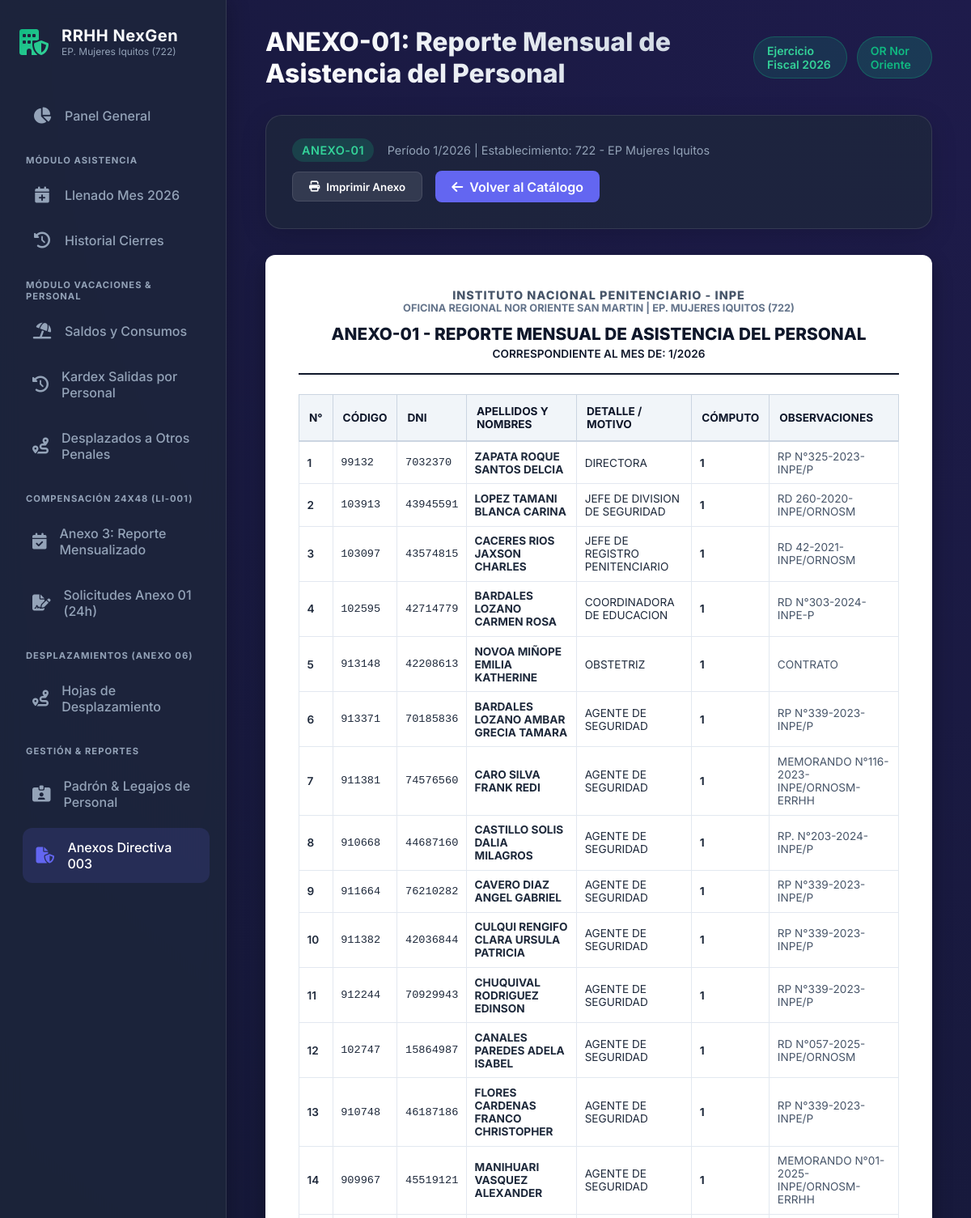
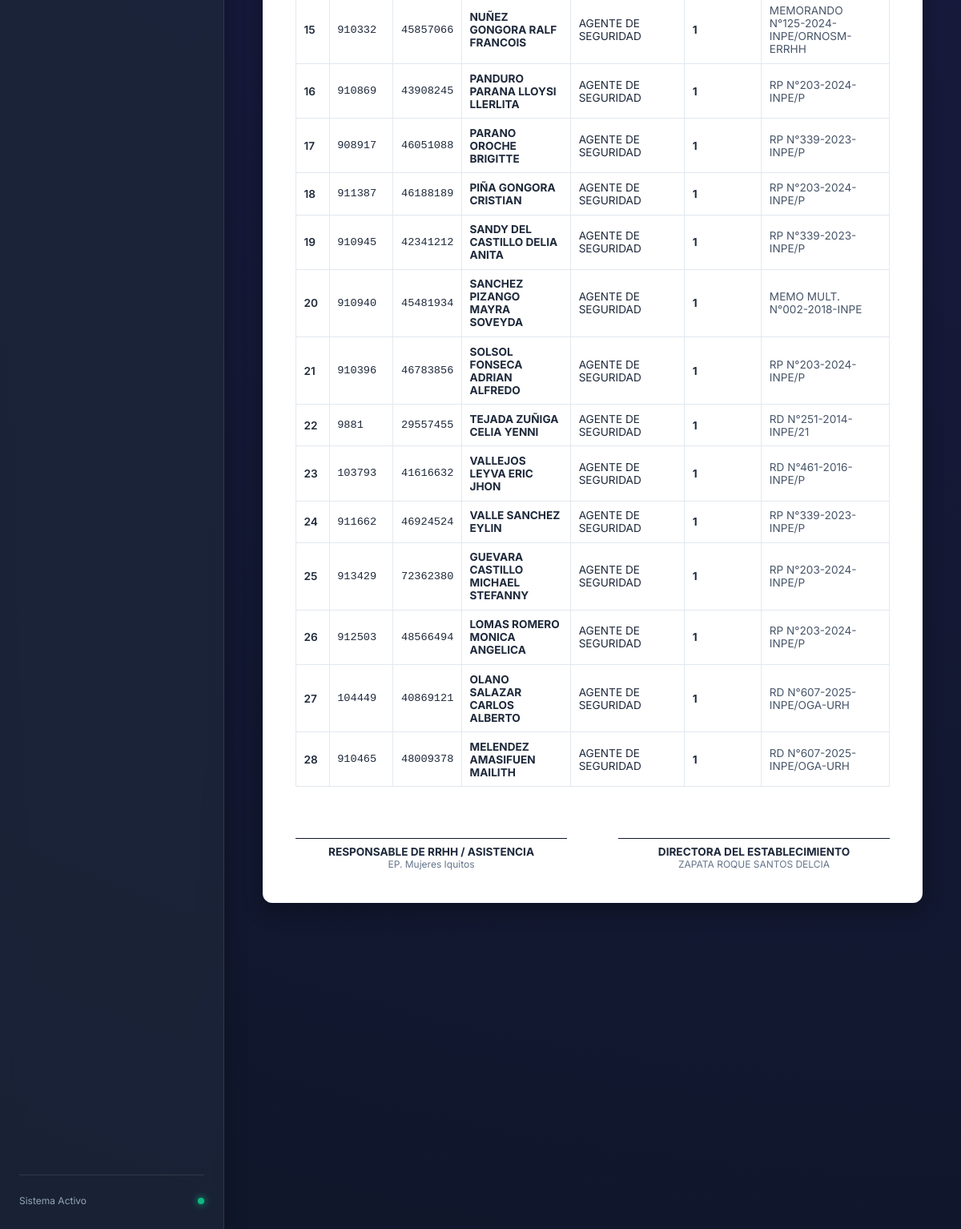
The page /reportes/anexo/1?anio=2026&mes=1 on the database its author committed (2 pictures, top to bottom).
### tables this page shows
CREATE TABLE asistencia_mensual_personal (
    id_asistencia INTEGER PRIMARY KEY AUTOINCREMENT,
    id_reporte INTEGER NOT NULL,
    id_empleado INTEGER NOT NULL,
    id_regimen INTEGER,
    nivel VARCHAR(20),                           -- Ej: 'T1', 'T2', 'S1', 'STF', 'SNR'
    cargo_estructural VARCHAR(200),              -- Ej: 'AGENTE DE SEGURIDAD II'
    estado_laboral VARCHAR(50) DEFAULT 'ACTIVO', -- 'ACTIVO', 'ABANDONO', 'EXTINCION CONTRATO'
    modalidad_laboral VARCHAR(50) DEFAULT 'PRESENCIAL', -- 'PRESENCIAL', 'NO APLICA'
    direccion_oficina VARCHAR(100),              -- Ej: 'DIRECCION', 'SEGURIDAD PENITENCIARIA'
    jefatura_area VARCHAR(100),                  -- Ej: 'SEGURIDAD PENITENCIARIA', 'TRATAMIENTO'
    cargo_funcion VARCHAR(100),                  -- Ej: 'DIRECTORA', 'AGENTE DE SEGURIDAD'
    area_clasificacion VARCHAR(10),              -- 'ADM', 'SEG', 'TRA'
    horario_laboral VARCHAR(50),                 -- '08:00 - 17:00', '24 x 48'
    fecha_ingreso_eepp DATE,
    resolucion_documento VARCHAR(250),
    observaciones TEXT,
    FOREIGN KEY (id_reporte) REFERENCES reportes_cierre_mensual(id_reporte) ON DELETE CASCADE,
    FOREIGN KEY (id_empleado) REFERENCES empleados(id_empleado),
    FOREIGN KEY (id_regimen) REFERENCES regimenes_laborales(id_regimen)
);

CREATE TABLE empleados (
    id_empleado INTEGER PRIMARY KEY AUTOINCREMENT,
    codigo_servidor VARCHAR(20) UNIQUE NOT NULL, -- Ej: '099132', '103097'
    dni VARCHAR(15) UNIQUE,                      -- DNI (8 dígitos)
    apellidos_nombres VARCHAR(200) NOT NULL,
    created_at TIMESTAMP DEFAULT CURRENT_TIMESTAMP
, grupo_guardia_default INTEGER DEFAULT 1, sexo TEXT, fecha_nacimiento DATE, correo TEXT, id_regimen INTEGER, regimen_nombre TEXT, nivel TEXT, cargo_estructural TEXT, estado_laboral TEXT, modalidad_laboral TEXT, direccion_oficina TEXT, jefatura_area TEXT, cargo_funcion TEXT, area_clasificacion TEXT, horario_laboral TEXT, fecha_ingreso_eepp DATE, resolucion_documento TEXT, observaciones TEXT, fecha_ingreso_inpe DATE);

### app/modules/reportes/router.py (the view)
@router.get("/anexo/{id_anexo}", response_class=HTMLResponse)
async def ver_anexo(request: Request, id_anexo: int, anio: int = 2026, mes: int = 1):
    catalogo = ReportesService.get_catalogo_anexos()
    anexo_info = next((a for a in catalogo if a["id"] == id_anexo), None)
    detalle = ReportesService.obtener_datos_anexo(id_anexo=id_anexo, anio=anio, mes=mes)
    return templates.TemplateResponse(
        request=request,
        name="reportes/detalle_anexo.html",
        context={
            "anexo": anexo_info,
            "detalle": detalle,
            "anio": anio,
            "mes": mes
        }
    )

### app/templates/reportes/detalle_anexo.html (shortened to what this page needs)
{% extends "base.html" %}
{% block header_title %}{{ anexo.codigo }}: {{ anexo.titulo }}{% endblock %}
{% block content %}
<div style="display: flex; flex-direction: column; gap: 2rem;">
    <div class="table-container" style="display: flex; justify-content: space-between; align-items: center; flex-wrap: wrap; gap: 1rem;">
        <div>
            <span class="badge badge-success" style="font-size: 0.9rem;">{{ anexo.codigo }}</span>
            <span style="font-size: 0.9rem; color: var(--text-muted); margin-left: 0.75rem;">Período {{ mes }}/{{ anio }} | Establecimiento: 722 - EP Mujeres Iquitos</span>
        </div>
        <div style="display: flex; gap: 1rem; align-items: center;">
            <button onclick="window.print()" style="background: rgba(255,255,255,0.1); color: #fff; border: 1px solid var(--border-color); border-radius: 8px; padding: 0.6rem 1.25rem; font-weight: 600; cursor: pointer; display: flex; align-items: center; gap: 0.5rem;">
                <i class="fa-solid fa-print"></i> Imprimir Anexo
            </button>
            <a href="/reportes" style="background: var(--primary); color: #fff; text-decoration: none; border-radius: 8px; padding: 0.6rem 1.25rem; font-weight: 600; display: flex; align-items: center; gap: 0.5rem;">
                <i class="fa-solid fa-arrow-left"></i> Volver al Catálogo
            </a>
        </div>
    </div>
    <div class="table-container" style="background: #ffffff; color: #1e293b; padding: 2.5rem; border-radius: 12px; box-shadow: 0 10px 25px rgba(0,0,0,0.3);">
        <div style="text-align: center; border-bottom: 2px solid #0f172a; padding-bottom: 1rem; margin-bottom: 1.5rem;">
            <div style="font-weight: 800; font-size: 0.9rem; letter-spacing: 1px; color: #475569;">INSTITUTO NACIONAL PENITENCIARIO - INPE</div>
            <div style="font-weight: 700; font-size: 0.8rem; color: #64748b;">OFICINA REGIONAL NOR ORIENTE SAN MARTIN | EP. MUJERES IQUITOS (722)</div>
            <h2 style="font-size: 1.3rem; font-weight: 800; color: #0f172a; margin-top: 0.75rem; text-transform: uppercase;">{{ anexo.codigo }} - {{ anexo.titulo }}</h2>
            <div style="font-size: 0.85rem; font-weight: 600; color: #0f172a; margin-top: 0.25rem;">CORRESPONDIENTE AL MES DE: {{ mes }}/{{ anio }}</div>
        </div>
        {% if detalle.datos %}
        <table style="width: 100%; border-collapse: collapse; margin-top: 1rem; font-size: 0.85rem;">
            <thead>
                <tr style="background: #f1f5f9; color: #0f172a; border-bottom: 2px solid #cbd5e1; text-align: left;">
                    <th style="padding: 0.75rem; border: 1px solid #cbd5e1;">N°</th>
                    <th style="padding: 0.75rem; border: 1px solid #cbd5e1;">CÓDIGO</th>
                    <th style="padding: 0.75rem; border: 1px solid #cbd5e1;">DNI</th>
                    <th style="padding: 0.75rem; border: 1px solid #cbd5e1;">APELLIDOS Y NOMBRES</th>
                    <th style="padding: 0.75rem; border: 1px solid #cbd5e1;">DETALLE / MOTIVO</th>
                    <th style="padding: 0.75rem; border: 1px solid #cbd5e1;">CÓMPUTO</th>
                    <th style="padding: 0.75rem; border: 1px solid #cbd5e1;">OBSERVACIONES</th>
                </tr>
            </thead>
            <tbody>
                {% for d in detalle.datos %}
                <tr style="border-bottom: 1px solid #e2e8f0;">
                    <td style="padding: 0.6rem; border: 1px solid #e2e8f0; font-weight: 600;">{{ loop.index }}</td>
                    <td style="padding: 0.6rem; border: 1px solid #e2e8f0; font-family: monospace;">{{ d.codigo_servidor }}</td>
                    <td style="padding: 0.6rem; border: 1px solid #e2e8f0; font-family: monospace;">{{ d.dni or '-' }}</td>
                    <td style="padding: 0.6rem; border: 1px solid #e2e8f0; font-weight: 700;">{{ d.apellidos_nombres }}</td>
                    <td style="padding: 0.6rem; border: 1px solid #e2e8f0;">{{ d.tipo or d.periodo or d.area or 'Registro Asistencia' }}</td>
                    <td style="padding: 0.6rem; border: 1px solid #e2e8f0; font-weight: 700;">
                        {% if d.dias %}{{ d.dias }} DÍAS{% elif d.tardanzas_min %}{{ d.tardanzas_min }} MIN{% elif d.minutos %}{{ d.minutos }} MIN{% else %}1{% endif %}
                    </td>
                    <td style="padding: 0.6rem; border: 1px solid #e2e8f0; color: #475569;">{{ d.observaciones or '-' }}</td>
                </tr>
                {% endfor %}
            </tbody>
        </table>
        {% else %}
        <div style="padding: 2.5rem; text-align: center; color: #64748b;">
            <p>No se registran incidencias en este anexo para el período seleccionado.</p>
        </div>
        {% endif %}
        <div style="margin-top: 4rem; display: grid; grid-template-columns: 1fr 1fr; gap: 4rem; text-align: center;">
            <div style="border-top: 1px solid #0f172a; padding-top: 0.5rem;">
                <div style="font-weight: 700; font-size: 0.85rem;">RESPONSABLE DE RRHH / ASISTENCIA</div>
                <div style="font-size: 0.75rem; color: #64748b;">EP. Mujeres Iquitos</div>
            </div>
            <div style="border-top: 1px solid #0f172a; padding-top: 0.5rem;">
                <div style="font-weight: 700; font-size: 0.85rem;">DIRECTORA DEL ESTABLECIMIENTO</div>
                <div style="font-size: 0.75rem; color: #64748b;">ZAPATA ROQUE SANTOS DELCIA</div>
            </div>
        </div>
    </div>
</div>
{% endblock %}

### app/static/premium.css (style rules this page uses)
:root { --primary: #6366f1; --primary-hover: #4f46e5; --secondary: #10b981; --bg-dark: #0f172a; --bg-panel: rgba(30, 41, 59, 0.7); --text-main: #f8fafc; --text-muted: #94a3b8; --border-color: rgba(255, 255, 255, 0.1); --danger: #ef4444; --warning: #f59e0b; }
* { margin: 0; padding: 0; box-sizing: border-box; font-family: 'Inter', system-ui, sans-serif; }
body { background: radial-gradient(circle at top right, #1e1b4b, #0f172a); color: var(--text-main); min-height: 100vh; display: flex; overflow-x: hidden; }
.table-container { background: var(--bg-panel); backdrop-filter: blur(10px); border: 1px solid var(--border-color); border-radius: 20px; padding: 2rem; box-shadow: 0 8px 32px rgba(0,0,0,0.15); }
.badge { padding: 0.35rem 0.75rem; border-radius: 999px; font-size: 0.75rem; font-weight: 600; text-transform: uppercase; letter-spacing: 0.5px; }
.badge-success { background: rgba(16, 185, 129, 0.2); color: #34d399; }

### rows shown on the page
asistencia_mensual_personal: codigo_servidor "99132", dni "7032370", apellidos_nombres "ZAPATA ROQUE SANTOS DELCIA", cargo_funcion "DIRECTORA", resolucion_documento "RP N°325-2023-INPE/P"
asistencia_mensual_personal: codigo_servidor "103913", dni "43945591", apellidos_nombres "LOPEZ TAMANI BLANCA CARINA", cargo_funcion "JEFE DE DIVISION DE SEGURIDAD", resolucion_documento "RD 260-2020-INPE/ORNOSM"
asistencia_mensual_personal: codigo_servidor "103097", dni "43574815", apellidos_nombres "CACERES RIOS JAXSON CHARLES", cargo_funcion "JEFE DE REGISTRO PENITENCIARIO", resolucion_documento "RD 42-2021-INPE/ORNOSM"
asistencia_mensual_personal: codigo_servidor "102595", dni "42714779", apellidos_nombres "BARDALES LOZANO CARMEN ROSA", cargo_funcion "COORDINADORA DE EDUCACION", resolucion_documento "RD N°303-2024-INPE-P"
asistencia_mensual_personal: codigo_servidor "913148", dni "42208613", apellidos_nombres "NOVOA MIÑOPE EMILIA KATHERINE", cargo_funcion "OBSTETRIZ", resolucion_documento "CONTRATO"
asistencia_mensual_personal: codigo_servidor "913371", dni "70185836", apellidos_nombres "BARDALES LOZANO AMBAR GRECIA TAMARA", cargo_funcion "AGENTE DE SEGURIDAD", resolucion_documento "RP N°339-2023-INPE/P"
asistencia_mensual_personal: codigo_servidor "911381", dni "74576560", apellidos_nombres "CARO SILVA FRANK REDI", cargo_funcion "AGENTE DE SEGURIDAD", resolucion_documento "MEMORANDO N°116-2023-INPE/ORNOSM-ERRHH"
asistencia_mensual_personal: codigo_servidor "910668", dni "44687160", apellidos_nombres "CASTILLO SOLIS DALIA MILAGROS", cargo_funcion "AGENTE DE SEGURIDAD", resolucion_documento "RP. N°203-2024-INPE/P"
asistencia_mensual_personal: codigo_servidor "911664", dni "76210282", apellidos_nombres "CAVERO DIAZ ANGEL GABRIEL", cargo_funcion "AGENTE DE SEGURIDAD", resolucion_documento "RP N°339-2023-INPE/P"
asistencia_mensual_personal: codigo_servidor "911382", dni "42036844", apellidos_nombres "CULQUI RENGIFO CLARA URSULA PATRICIA", cargo_funcion "AGENTE DE SEGURIDAD", resolucion_documento "RP N°339-2023-INPE/P"
asistencia_mensual_personal: codigo_servidor "912244", dni "70929943", apellidos_nombres "CHUQUIVAL RODRIGUEZ EDINSON", cargo_funcion "AGENTE DE SEGURIDAD", resolucion_documento "RP N°339-2023-INPE/P"
asistencia_mensual_personal: codigo_servidor "102747", dni "15864987", apellidos_nombres "CANALES PAREDES ADELA ISABEL", cargo_funcion "AGENTE DE SEGURIDAD", resolucion_documento "RD N°057-2025-INPE/ORNOSM"
asistencia_mensual_personal: codigo_servidor "910748", dni "46187186", apellidos_nombres "FLORES CARDENAS FRANCO CHRISTOPHER", cargo_funcion "AGENTE DE SEGURIDAD", resolucion_documento "RP N°339-2023-INPE/P"
asistencia_mensual_personal: codigo_servidor "909967", dni "45519121", apellidos_nombres "MANIHUARI VASQUEZ ALEXANDER", cargo_funcion "AGENTE DE SEGURIDAD", resolucion_documento "MEMORANDO N°01-2025-INPE/ORNOSM-ERRHH"
asistencia_mensual_personal: codigo_servidor "910332", dni "45857066", apellidos_nombres "NUÑEZ GONGORA RALF FRANCOIS", cargo_funcion "AGENTE DE SEGURIDAD", resolucion_documento "MEMORANDO N°125-2024-INPE/ORNOSM-ERRHH"
asistencia_mensual_personal: codigo_servidor "910869", dni "43908245", apellidos_nombres "PANDURO PARANA LLOYSI LLERLITA", cargo_funcion "AGENTE DE SEGURIDAD", resolucion_documento "RP N°203-2024-INPE/P"
asistencia_mensual_personal: codigo_servidor "908917", dni "46051088", apellidos_nombres "PARANO OROCHE BRIGITTE", cargo_funcion "AGENTE DE SEGURIDAD", resolucion_documento "RP N°339-2023-INPE/P"
asistencia_mensual_personal: codigo_servidor "911387", dni "46188189", apellidos_nombres "PIÑA GONGORA CRISTIAN", cargo_funcion "AGENTE DE SEGURIDAD", resolucion_documento "RP N°203-2024-INPE/P"
asistencia_mensual_personal: codigo_servidor "910945", dni "42341212", apellidos_nombres "SANDY DEL CASTILLO DELIA ANITA", cargo_funcion "AGENTE DE SEGURIDAD", resolucion_documento "RP N°339-2023-INPE/P"
asistencia_mensual_personal: codigo_servidor "910940", dni "45481934", apellidos_nombres "SANCHEZ PIZANGO MAYRA SOVEYDA", cargo_funcion "AGENTE DE SEGURIDAD", resolucion_documento "MEMO MULT. N°002-2018-INPE"
asistencia_mensual_personal: codigo_servidor "910396", dni "46783856", apellidos_nombres "SOLSOL FONSECA ADRIAN ALFREDO", cargo_funcion "AGENTE DE SEGURIDAD", resolucion_documento "RP N°203-2024-INPE/P"
asistencia_mensual_personal: codigo_servidor "9881", dni "29557455", apellidos_nombres "TEJADA ZUÑIGA CELIA YENNI", cargo_funcion "AGENTE DE SEGURIDAD", resolucion_documento "RD N°251-2014-INPE/21"
asistencia_mensual_personal: codigo_servidor "103793", dni "41616632", apellidos_nombres "VALLEJOS LEYVA ERIC JHON", cargo_funcion "AGENTE DE SEGURIDAD", resolucion_documento "RD N°461-2016-INPE/P"
asistencia_mensual_personal: codigo_servidor "911662", dni "46924524", apellidos_nombres "VALLE SANCHEZ EYLIN", cargo_funcion "AGENTE DE SEGURIDAD", resolucion_documento "RP N°339-2023-INPE/P"
asistencia_mensual_personal: codigo_servidor "913429", dni "72362380", apellidos_nombres "GUEVARA CASTILLO MICHAEL STEFANNY", cargo_funcion "AGENTE DE SEGURIDAD", resolucion_documento "RP N°203-2024-INPE/P"
asistencia_mensual_personal: codigo_servidor "912503", dni "48566494", apellidos_nombres "LOMAS ROMERO MONICA ANGELICA", cargo_funcion "AGENTE DE SEGURIDAD", resolucion_documento "RP N°203-2024-INPE/P"
asistencia_mensual_personal: codigo_servidor "104449", dni "40869121", apellidos_nombres "OLANO SALAZAR CARLOS ALBERTO", cargo_funcion "AGENTE DE SEGURIDAD", resolucion_documento "RD N°607-2025-INPE/OGA-URH"
asistencia_mensual_personal: codigo_servidor "910465", dni "48009378", apellidos_nombres "MELENDEZ AMASIFUEN MAILITH", cargo_funcion "AGENTE DE SEGURIDAD", resolucion_documento "RD N°607-2025-INPE/OGA-URH"

### other values the page prints
{{ anexo.codigo }} "ANEXO-01"
{{ anexo.titulo }} "Reporte Mensual de Asistencia del Personal"
{{ mes }} "1"
{{ anio }} "2026"
{{ anexo.titulo }} "REPORTE MENSUAL DE ASISTENCIA DEL PERSONAL"
